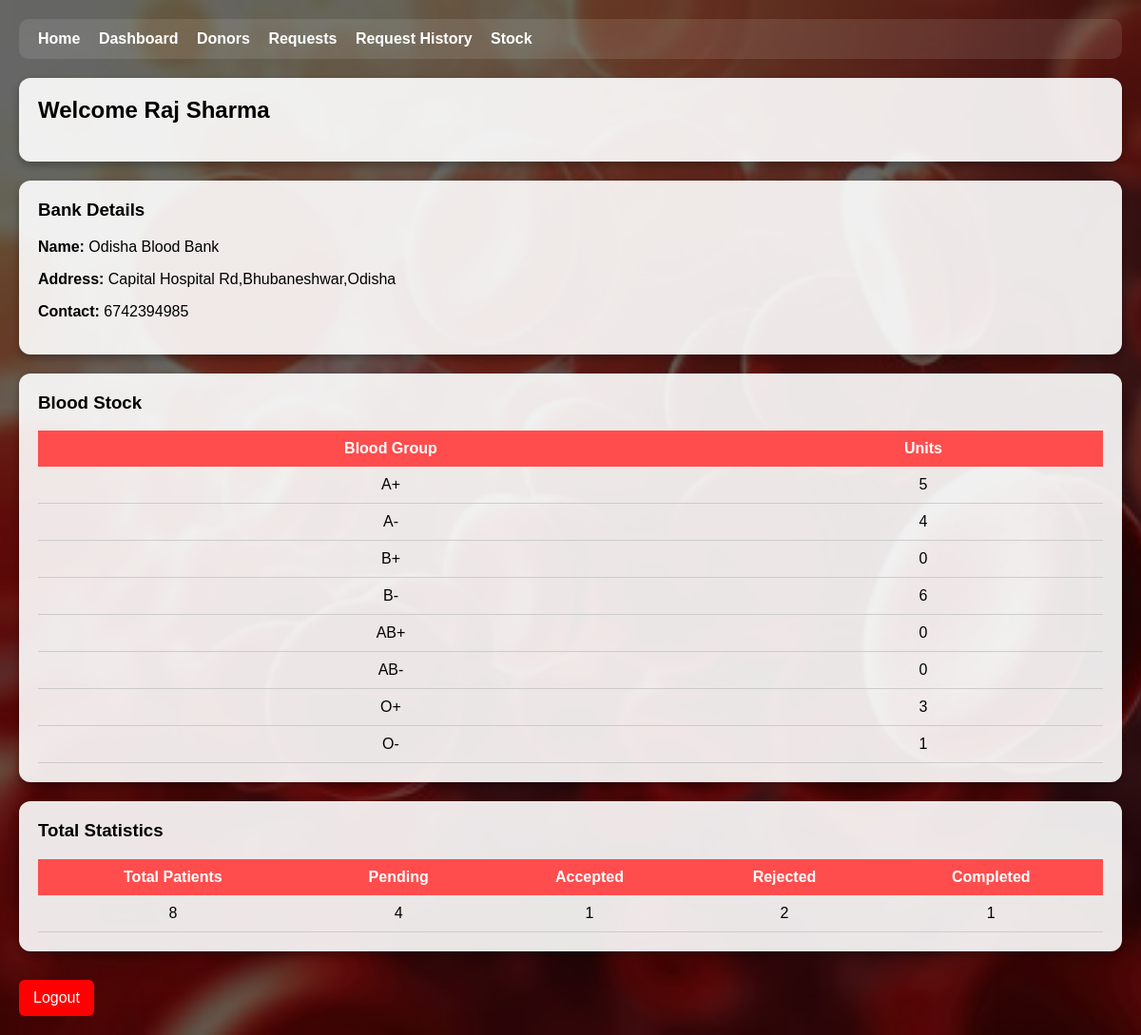
The app's page /admin_dashboard.php (signed in) with its own data.
### tables this page shows
CREATE TABLE `blood_banks` (
  `bank_id` int(11) NOT NULL,
  `bank_name` varchar(100) NOT NULL,
  `address` varchar(255) NOT NULL,
  `contact` varchar(10) NOT NULL
);

CREATE TABLE `blood_stock` (
  `stock_id` int(11) NOT NULL,
  `bank_id` int(11) NOT NULL,
  `blood_group` enum('A+','A-','B+','B-','AB+','AB-','O+','O-') NOT NULL,
  `units` int(11) NOT NULL DEFAULT 0
);

### admin_dashboard.php (the view, shortened to what this page needs)
<?php
$bank_id = $_SESSION['bank_id'];
$bank_sql = "SELECT * FROM blood_banks WHERE bank_id='$bank_id'";
$bank_res = mysqli_query($conn, $bank_sql);
$bank = mysqli_fetch_assoc($bank_res);
$stock_sql = "SELECT * FROM blood_stock WHERE bank_id='$bank_id'";
$stock_res = mysqli_query($conn, $stock_sql);
$total_sql = "SELECT COUNT(*) as total FROM requests WHERE bank_id='$bank_id'";
$total_res = mysqli_query($conn, $total_sql);
$total_patients = mysqli_fetch_assoc($total_res)['total'];
$pending_sql = "SELECT COUNT(*) as pending FROM requests WHERE status='Pending' AND bank_id='$bank_id'";
$pending_res = mysqli_query($conn, $pending_sql);
$pending = mysqli_fetch_assoc($pending_res)['pending'];
$accepted_sql = "SELECT COUNT(*) as accepted FROM requests WHERE status='Accepted' AND bank_id='$bank_id'";
$accepted_res = mysqli_query($conn, $accepted_sql);
$accepted = mysqli_fetch_assoc($accepted_res)['accepted'];
$rejected_sql = "SELECT COUNT(*) as rejected FROM requests WHERE status='Rejected' AND bank_id='$bank_id'";
$rejected_res = mysqli_query($conn, $rejected_sql);
$rejected = mysqli_fetch_assoc($rejected_res)['rejected'];
$completed_sql = "SELECT COUNT(*) as completed FROM requests WHERE status='Completed' AND bank_id='$bank_id'";
$completed_res = mysqli_query($conn, $completed_sql);
$completed = mysqli_fetch_assoc($completed_res)['completed'];
?>
<!DOCTYPE html>
<html>
<head>
</head>
<body>
<div class="overlay">
    <div class="navbar">
        <a href="index.php">Home</a>
        <a href="admin_dashboard.php">Dashboard</a>
        <a href="admin_donor_view.php">Donors</a>
        <a href="admin_request_table.php">Requests</a>
        <a href="admin_request_history.php">Request History</a>
        <a href="admin_stock_check.php">Stock</a>
    </div>
    <div class="card">
        <h2>Welcome <?php echo $_SESSION['admin_name']; ?></h2>
    </div>
    <div class="card">
        <h3>Bank Details</h3>
        <p><b>Name:</b> <?php echo $bank['bank_name']; ?></p>
        <p><b>Address:</b> <?php echo $bank['address']; ?></p>
        <p><b>Contact:</b> <?php echo $bank['contact']; ?></p>
    </div>
    <div class="card">
        <h3>Blood Stock</h3>
        <table>
            <tr>
                <th>Blood Group</th>
                <th>Units</th>
            </tr>
             <?php while($row = mysqli_fetch_assoc($stock_res)) { ?>
            <tr>
                <td><?php echo $row['blood_group']; ?></td>
                <td><?php echo $row['units']; ?></td>
            </tr>
             <?php } ?>
        </table>
    </div>
    <div class="card">
        <h3>Total Statistics</h3>
        <table>
            <tr>
                <th>Total Patients</th>
                <th>Pending</th>
                <th>Accepted</th>
                <th>Rejected</th>
                <th>Completed</th>
            </tr>
            <tr>
                <td><?php echo $total_patients; ?></td>
                <td><?php echo $pending; ?></td>
                <td><?php echo $accepted; ?></td>
                <td><?php echo $rejected; ?></td>
                <td><?php echo $completed; ?></td>
            </tr>
        </table>
    </div>
    <a class="logout" href="admin_dashboard.php?logout=true">Logout</a>
</div>
</body>
</html>

### admin_dashboard.php (style rules this page uses)
body { margin: 0; font-family: Arial, sans-serif; background: url('background 1.jpg') no-repeat center center fixed; background-size: cover; }
.overlay { background: rgba(0, 0, 0, 0.6); min-height: 100vh; padding: 20px; }
.navbar { background: rgba(255, 255, 255, 0.1); padding: 12px 20px; border-radius: 10px; margin-bottom: 20px; }
.navbar a { color: #fff; text-decoration: none; margin-right: 15px; font-weight: bold; }
.card { background: rgba(255, 255, 255, 0.9); padding: 20px; border-radius: 12px; margin-bottom: 20px; box-shadow: 0 4px 10px rgba(0,0,0,0.3); }
h2, h3 { margin-top: 0; }
table { width: 100%; border-collapse: collapse; margin-top: 10px; }
table th { background: #ff4d4d; color: white; padding: 10px; }
table td { padding: 10px; text-align: center; border-bottom: 1px solid #ccc; }
.logout { display: inline-block; margin-top: 10px; padding: 10px 15px; background: red; color: white; text-decoration: none; border-radius: 6px; }

### records on screen
blood_banks: bank_name "Odisha Blood Bank", address "Capital Hospital Rd,Bhubaneshwar,Odisha", contact "6742394985"
blood_stock: blood_group "A+", units "5"
blood_stock: blood_group "A-", units "4"
blood_stock: blood_group "B+", units "0"
blood_stock: blood_group "B-", units "6"
blood_stock: blood_group "AB+", units "0"
blood_stock: blood_group "AB-", units "0"
blood_stock: blood_group "O+", units "3"
blood_stock: blood_group "O-", units "1"

### other values on screen
$_SESSION['admin_name'] "Raj Sharma"
$total_patients "8"
$pending "4"
$accepted "1"
$rejected "2"
$completed "1"
